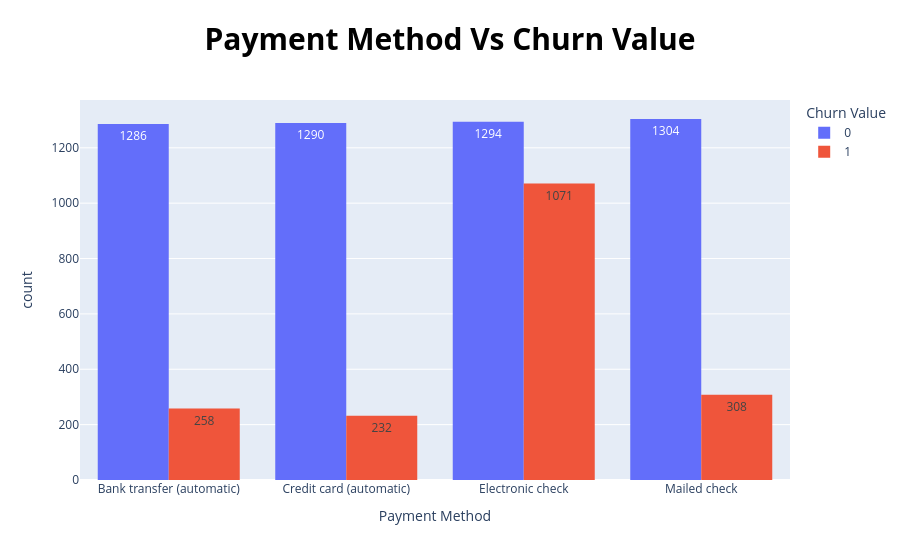

Notebook source saved alongside this figure:
### Markdown cell above
the less paperless billing is used , the more customers will remain

### Code cell
algorithm.pie_chart('Payment Method' , data_frame)
algorithm.bar_pixel_plot(data_frame , 'Payment Method' , 'Churn Value')

### Figure 1 — Plotly figure (JSON) as saved in the notebook; plotly's stock layout.template omitted (floating-point values rounded to 4 significant figures)
{"data": [{"alignmentgroup": "True", "bingroup": "x", "histfunc": "sum", "hovertemplate": "Churn Value=0<br>Payment Method=%{x}<br>sum of count=%{y}<extra></extra>", "legendgroup": "0", "marker": {"color": "#636efa", "pattern": {"shape": ""}}, "name": "0", "offsetgroup": "0", "orientation": "v", "showlegend": true, "texttemplate": "%{value}", "type": "histogram", "x": ["Bank transfer (automatic)", "Credit card (automatic)", "Electronic check", "Mailed check"], "xaxis": "x", "y": [1286, 1290, 1294, 1304], "yaxis": "y"}, {"alignmentgroup": "True", "bingroup": "x", "histfunc": "sum", "hovertemplate": "Churn Value=1<br>Payment Method=%{x}<br>sum of count=%{y}<extra></extra>", "legendgroup": "1", "marker": {"color": "#EF553B", "pattern": {"shape": ""}}, "name": "1", "offsetgroup": "1", "orientation": "v", "showlegend": true, "texttemplate": "%{value}", "type": "histogram", "x": ["Bank transfer (automatic)", "Credit card (automatic)", "Electronic check", "Mailed check"], "xaxis": "x", "y": [258, 232, 1071, 308], "yaxis": "y"}], "layout": {"barmode": "group", "legend": {"title": {"text": "Churn Value"}, "tracegroupgap": 0}, "title": {"font": {"color": "black", "size": 30}, "text": "<b>Payment Method Vs Churn Value", "x": 0.5}, "xaxis": {"anchor": "y", "domain": [0, 1], "title": {"text": "Payment Method"}}, "yaxis": {"anchor": "x", "domain": [0, 1], "title": {"text": "count"}}}}
